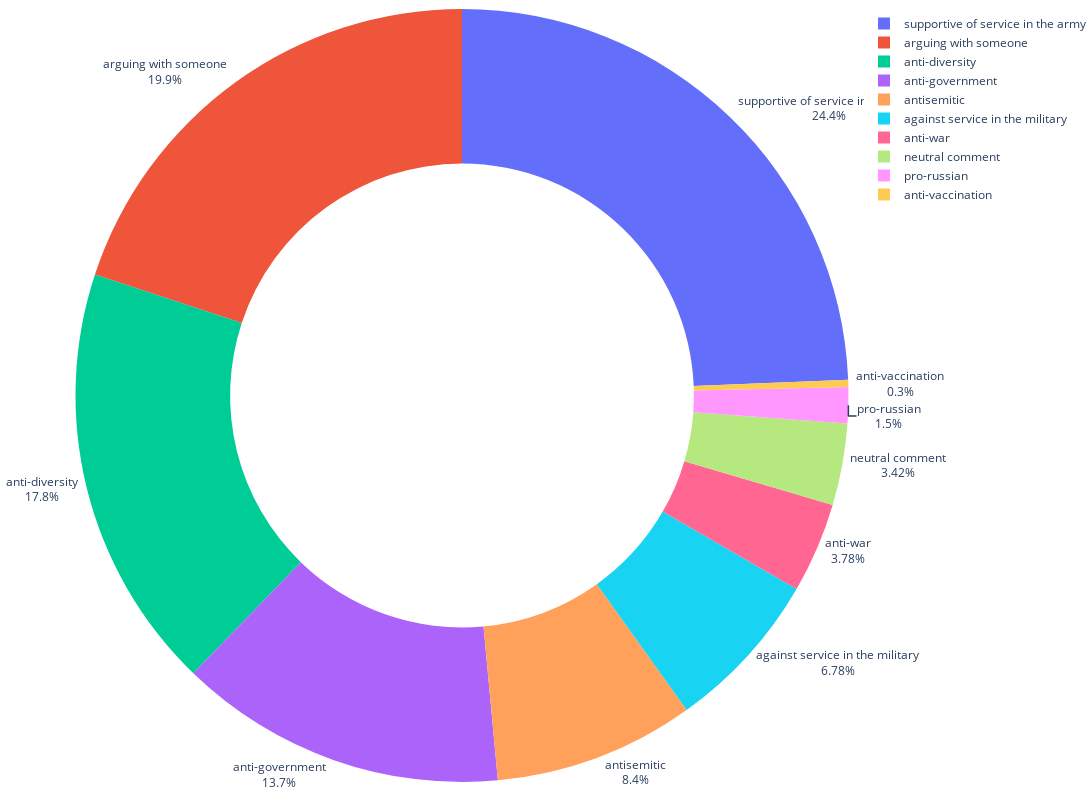

Write notebook code for a chart like this one.
### Code cell
fig = px.pie(label_counts, values='count', names='label')
fig.update_traces(textposition='outside', textinfo='percent+label', 
                  hole=.6, hoverinfo="label+percent+name")
fig.update_layout(width = 1200, height = 800,
                  margin = dict(t=0, l=0, r=0, b=0))
fig.show()

### Figure 1 — Plotly figure (JSON) as saved in the notebook; plotly's stock layout.template omitted (floating-point values rounded to 4 significant figures)
{"data": [{"domain": {"x": [0, 1], "y": [0, 1]}, "hole": 0.6, "hoverinfo": "label+percent+name", "hovertemplate": "label=%{label}<br>count=%{value}<extra></extra>", "labels": ["anti-government", "against service in the military", "anti-diversity", "supportive of service in the army", "arguing with someone", "neutral comment", "antisemitic", "pro-russian", "anti-war", "anti-vaccination"], "legendgroup": "", "name": "", "showlegend": true, "textinfo": "percent+label", "textposition": "outside", "type": "pie", "values": [686, 339, 892, 1218, 997, 171, 420, 75, 189, 15]}], "layout": {"height": 800, "legend": {"tracegroupgap": 0}, "margin": {"b": 0, "l": 0, "r": 0, "t": 0}, "width": 1200}}
